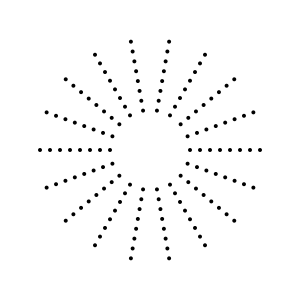
Frame 1 (no input)
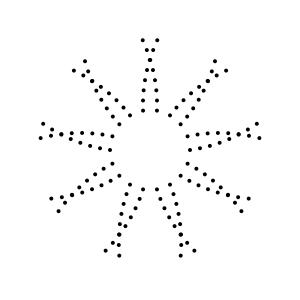
Frame 60 (the mouse pressed at the canvas centre just before this capture)
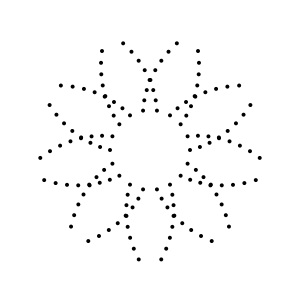
Frame 120 (the mouse held since frame 60 and released just before this capture)

The Processing sketch that drew these frames (run headless with seeded random() and noise(); from frame 60 on, the mouse is pressed at the canvas centre):

// Processing sketch: Flower2
// ── Flower2.pde
void setup() {
  size(300, 300);
}
int R = 40, N=8, m=0;
float k=0.0, t=0;
void draw() {
  background(-1);
  k = 4*sin(radians(t)*0.5);
  noStroke();
  for (int j=0; j<N; j++) {
    
    for (int i=0; i<360; i+=20) {
      if (i%2==0)k=k*-1;
      else k= k;
      float x = width/2+(R+j*10)*cos(radians(i+k*j));
      float y = height/2+(R+j*10)*sin(radians(i+k*j));
      fill(0);
      ellipse(x, y, 4, 4);
    }
  }
  t++;
}
